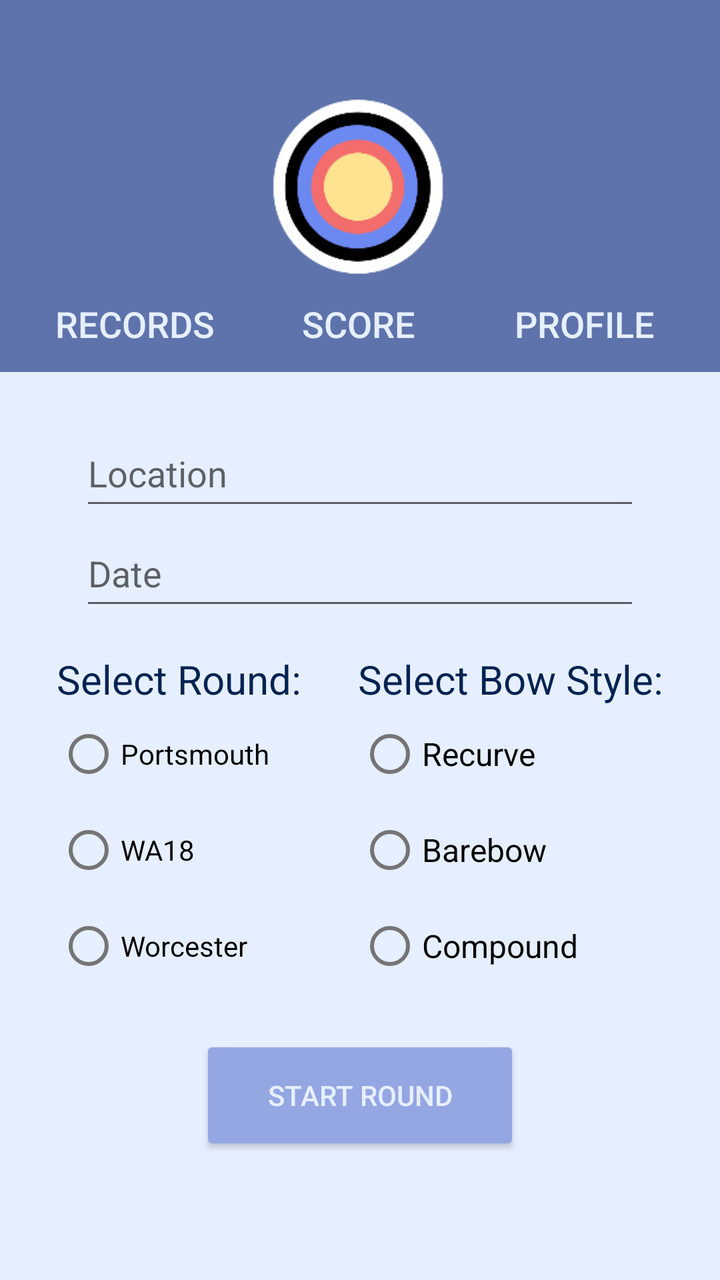
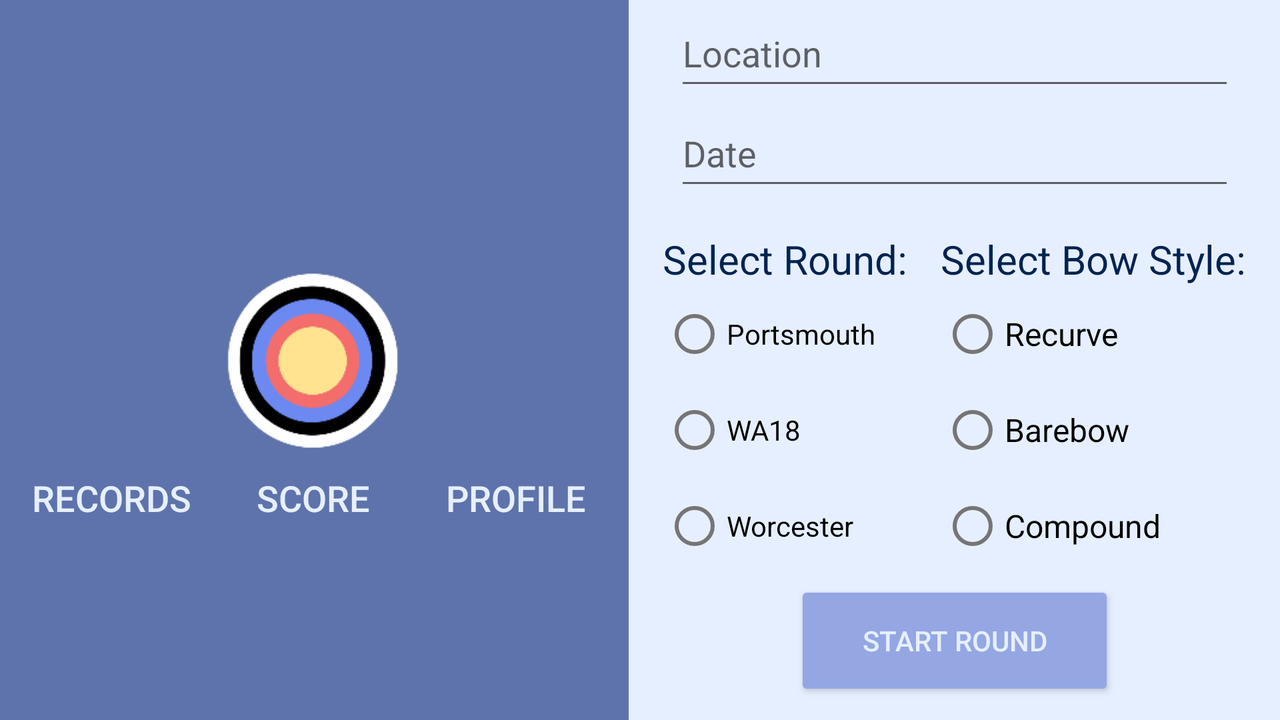

The same Android screen from two of the app's own layout files: first res/layout/ as a phone draws it, then the repository's variant for another configuration, drawn on a device whose configuration selects that folder. Both files follow.
<!-- AndroidManifest.xml: application theme Theme.RecordArcheryScoring -->
<!-- res/layout/activity_round_information.xml -->
<?xml version="1.0" encoding="utf-8"?>
<androidx.constraintlayout.widget.ConstraintLayout xmlns:android="http://schemas.android.com/apk/res/android"
    xmlns:app="http://schemas.android.com/apk/res-auto"
    xmlns:tools="http://schemas.android.com/tools"
    android:id="@+id/roundInfoPage"
    android:layout_width="match_parent"
    android:layout_height="match_parent"
    android:background="@color/background"
    tools:context=".roundInformation">

    <include
        android:id="@+id/include2"
        layout="@layout/activity_navbar"
        android:layout_width="match_parent"
        android:layout_height="wrap_content"
        app:layout_constraintEnd_toEndOf="parent"
        app:layout_constraintStart_toStartOf="parent"
        app:layout_constraintTop_toTopOf="parent" />

    <AutoCompleteTextView
        android:id="@+id/location"
        android:layout_width="280dp"
        android:layout_height="50dp"
        android:layout_marginTop="24dp"

        android:drawableRight="@drawable/location_icon"
        android:ems="10"
        android:hint="@string/location"
        android:inputType="textPersonName"
        app:layout_constraintEnd_toEndOf="parent"
        app:layout_constraintStart_toStartOf="parent"
        app:layout_constraintTop_toBottomOf="@+id/include2" />

    <EditText
        android:id="@+id/date"
        android:layout_width="280dp"
        android:layout_height="50dp"
        android:drawableRight="@drawable/calender_icon"
        android:ems="10"
        android:hint="@string/date"
        android:inputType="date"
        app:layout_constraintEnd_toEndOf="parent"
        app:layout_constraintStart_toStartOf="parent"
        app:layout_constraintTop_toBottomOf="@+id/location" />

    <TextView
        android:id="@+id/roundText"
        android:layout_width="wrap_content"
        android:layout_height="wrap_content"
        android:layout_marginTop="16dp"
        android:text="@string/select_round"
        android:textSize="20dp"
        app:layout_constraintEnd_toStartOf="@+id/bowStyleText"
        app:layout_constraintStart_toStartOf="parent"
        app:layout_constraintTop_toBottomOf="@+id/date" />

    <RadioGroup
        android:id="@+id/roundGroup"
        android:layout_width="wrap_content"
        android:layout_height="wrap_content"
        app:layout_constraintStart_toStartOf="@+id/roundText"
        app:layout_constraintTop_toBottomOf="@+id/roundText">

        <RadioButton
            android:id="@+id/Portsmouth"
            android:layout_width="match_parent"
            android:layout_height="wrap_content"
            android:text="@string/portsmouth" />

        <RadioButton
            android:id="@+id/WA18"
            android:layout_width="match_parent"
            android:layout_height="wrap_content"
            android:text="@string/wa18" />

        <RadioButton
            android:id="@+id/Worcester"
            android:layout_width="match_parent"
            android:layout_height="wrap_content"
            android:text="@string/worcester" />
    </RadioGroup>

    <TextView
        android:id="@+id/bowStyleText"
        android:layout_width="wrap_content"
        android:layout_height="wrap_content"
        android:text="@string/select_bow_style"
        android:textSize="20dp"
        app:layout_constraintEnd_toEndOf="parent"
        app:layout_constraintTop_toTopOf="@+id/roundText"
        app:layout_constraintStart_toEndOf="@+id/roundText"/>

    <RadioGroup
        android:id="@+id/bowStyleGroup"
        android:layout_width="wrap_content"
        android:layout_height="wrap_content"
        app:layout_constraintStart_toStartOf="@+id/bowStyleText"
        app:layout_constraintTop_toBottomOf="@+id/bowStyleText">

        <RadioButton
            android:id="@+id/Recurve"
            android:layout_width="match_parent"
            android:layout_height="wrap_content"
            android:text="@string/recurve"
            android:textSize="16dp" />

        <RadioButton
            android:id="@+id/Barebow"
            android:layout_width="match_parent"
            android:layout_height="wrap_content"
            android:text="@string/barebow"
            android:textSize="16dp" />

        <RadioButton
            android:id="@+id/Compound"
            android:layout_width="match_parent"
            android:layout_height="wrap_content"
            android:text="@string/compound"
            android:textSize="16dp" />
    </RadioGroup>

    <Button
        android:id="@+id/start"
        style="@style/Widget.AppCompat.Button"
        android:layout_width="160dp"
        android:layout_height="60dp"
        android:text="Start Round"
        app:layout_constraintBottom_toBottomOf="parent"
        app:layout_constraintEnd_toEndOf="parent"
        app:layout_constraintStart_toStartOf="parent"
        app:layout_constraintTop_toBottomOf="@+id/bowStyleGroup"
        app:layout_constraintVertical_bias="0.25" />

</androidx.constraintlayout.widget.ConstraintLayout>
<!-- res/layout/activity_navbar.xml (included above) -->
<?xml version="1.0" encoding="utf-8"?>
<androidx.constraintlayout.widget.ConstraintLayout xmlns:android="http://schemas.android.com/apk/res/android"
    xmlns:app="http://schemas.android.com/apk/res-auto"
    xmlns:tools="http://schemas.android.com/tools"
    android:id="@+id/constraintLayout"
    android:layout_width="match_parent"
    android:layout_height="wrap_content"
    android:alpha="1"
    android:background="@color/darker"
    app:cardElevation="12dp"
    app:layout_constraintEnd_toEndOf="parent"
    app:layout_constraintStart_toStartOf="parent"
    app:layout_constraintTop_toTopOf="parent">

    <Button
        android:id="@+id/recordsButton"
        style="@style/Widget.AppCompat.Button.Borderless"
        android:layout_width="wrap_content"
        android:layout_height="wrap_content"
        android:text="@string/records"
        android:textSize="18sp"
        app:layout_constraintEnd_toEndOf="@+id/trophy"
        app:layout_constraintStart_toStartOf="@+id/trophy"
        app:layout_constraintTop_toBottomOf="@+id/trophy" />

    <Button
        android:id="@+id/scoreButton"
        style="@style/Widget.AppCompat.Button.Borderless"
        android:layout_width="wrap_content"
        android:layout_height="wrap_content"
        android:text="@string/score"
        android:textSize="18sp"
        app:layout_constraintEnd_toEndOf="@+id/target"
        app:layout_constraintStart_toStartOf="@+id/target"
        app:layout_constraintTop_toBottomOf="@+id/target" />

    <Button
        android:id="@+id/profileButton"
        style="@style/Widget.AppCompat.Button.Borderless"
        android:layout_width="wrap_content"
        android:layout_height="wrap_content"
        android:text="@string/profile"
        android:textSize="18sp"
        app:layout_constraintEnd_toEndOf="@+id/profile"
        app:layout_constraintStart_toStartOf="@+id/profile"
        app:layout_constraintTop_toBottomOf="@+id/profile" />

    <ImageView
        android:id="@+id/profile"
        android:layout_width="90dp"
        android:layout_height="90dp"
        android:clickable="true"
        app:layout_constraintBottom_toBottomOf="parent"
        app:layout_constraintEnd_toEndOf="parent"
        app:layout_constraintStart_toEndOf="@+id/target"
        app:layout_constraintTop_toTopOf="parent"
        app:srcCompat="@drawable/person_icon"
        app:tint="@color/altWhite" />

    <ImageView
        android:id="@+id/trophy"
        android:layout_width="90dp"
        android:layout_height="90dp"
        android:backgroundTint="#FFFFFF"
        android:clickable="true"
        app:layout_constraintBottom_toBottomOf="parent"
        app:layout_constraintEnd_toStartOf="@+id/target"
        app:layout_constraintStart_toStartOf="parent"
        app:layout_constraintTop_toTopOf="parent"
        app:srcCompat="@drawable/trophy"
        app:tint="@color/altWhite" />

    <ImageView
        android:id="@+id/target"
        android:layout_width="90dp"
        android:layout_height="90dp"
        app:layout_constraintBottom_toBottomOf="parent"
        app:layout_constraintEnd_toEndOf="parent"
        app:layout_constraintHorizontal_bias="0.498"
        app:layout_constraintStart_toStartOf="parent"
        app:layout_constraintTop_toTopOf="parent"
        app:srcCompat="@drawable/target" />
</androidx.constraintlayout.widget.ConstraintLayout>
<!-- resources referenced by this layout -->
<resources>
  <color name="altWhite">#f2f4fa</color>
  <color name="background">#E6EFFF</color>
  <color name="darker">#5E73AB</color>
  <!-- drawable target: png bitmap (drawable, 11701 bytes) -->
  <string name="barebow">Barebow</string>
  <string name="compound">Compound</string>
  <string name="date">Date</string>
  <string name="location">Location</string>
  <string name="portsmouth">Portsmouth</string>
  <string name="profile">Profile</string>
  <string name="records">Records</string>
  <string name="recurve">Recurve</string>
  <string name="score">Score</string>
  <string name="select_bow_style">Select Bow Style:</string>
  <string name="select_round">Select Round:</string>
  <string name="wa18">WA18</string>
  <string name="worcester">Worcester</string>
  <style name="Theme.RecordArcheryScoring" parent="Theme.MaterialComponents.DayNight.DarkActionBar">
          
          <item name="colorPrimary">@color/primary</item>
          <item name="colorPrimaryVariant">@color/darker</item>
          <item name="colorOnPrimary">@color/background</item>
          <item name="android:textColor">@color/altBlack</item>
  
          
          <item name="android:statusBarColor">@color/navy</item>
          
      </style>
  <color name="primary">#94A7E3</color>
  <color name="altBlack">#002351</color>
  <color name="navy">#002A59</color>
</resources>
<!-- res/layout-land/activity_round_information.xml (the repository's variant of the layout above) -->
<!-- drawn on the phone turned sideways -->
<?xml version="1.0" encoding="utf-8"?>
<androidx.constraintlayout.widget.ConstraintLayout xmlns:android="http://schemas.android.com/apk/res/android"
    xmlns:app="http://schemas.android.com/apk/res-auto"
    xmlns:tools="http://schemas.android.com/tools"
    android:id="@+id/roundInfoPage"
    android:layout_width="match_parent"
    android:layout_height="match_parent"
    android:background="@color/background"
    tools:context=".roundInformation">

    <include
        android:id="@+id/include2"
        layout="@layout/activity_navbar"
        android:layout_width="wrap_content"
        android:layout_height="match_parent"
        app:layout_constraintBottom_toBottomOf="parent"
        app:layout_constraintStart_toStartOf="parent"
        app:layout_constraintTop_toTopOf="parent" />

    <AutoCompleteTextView
        android:id="@+id/location"
        android:layout_width="280dp"
        android:layout_height="50dp"

        android:drawableRight="@drawable/location_icon"
        android:ems="10"
        android:hint="@string/location"
        android:inputType="textPersonName"
        app:layout_constraintEnd_toEndOf="parent"
        app:layout_constraintStart_toEndOf="@+id/include2"
        app:layout_constraintTop_toTopOf="parent" />

    <EditText
        android:id="@+id/date"
        android:layout_width="280dp"
        android:layout_height="50dp"
        android:drawableRight="@drawable/calender_icon"
        android:ems="10"
        android:hint="@string/date"
        android:inputType="date"
        app:layout_constraintEnd_toEndOf="parent"
        app:layout_constraintStart_toEndOf="@+id/include2"
        app:layout_constraintTop_toBottomOf="@+id/location" />

    <TextView
        android:id="@+id/roundText"
        android:layout_width="wrap_content"
        android:layout_height="wrap_content"
        android:layout_marginTop="16dp"
        android:text="@string/select_round"
        android:textSize="20dp"
        app:layout_constraintEnd_toStartOf="@+id/bowStyleText"
        app:layout_constraintStart_toEndOf="@+id/include2"
        app:layout_constraintTop_toBottomOf="@+id/date" />

    <RadioGroup
        android:id="@+id/roundGroup"
        android:layout_width="wrap_content"
        android:layout_height="wrap_content"
        app:layout_constraintStart_toStartOf="@+id/roundText"
        app:layout_constraintTop_toBottomOf="@+id/roundText">

        <RadioButton
            android:id="@+id/Portsmouth"
            android:layout_width="match_parent"
            android:layout_height="wrap_content"
            android:text="@string/portsmouth" />

        <RadioButton
            android:id="@+id/WA18"
            android:layout_width="match_parent"
            android:layout_height="wrap_content"
            android:text="@string/wa18" />

        <RadioButton
            android:id="@+id/Worcester"
            android:layout_width="match_parent"
            android:layout_height="wrap_content"
            android:text="@string/worcester" />
    </RadioGroup>

    <TextView
        android:id="@+id/bowStyleText"
        android:layout_width="wrap_content"
        android:layout_height="wrap_content"
        android:text="@string/select_bow_style"
        android:textSize="20dp"
        app:layout_constraintEnd_toEndOf="parent"
        app:layout_constraintStart_toEndOf="@+id/roundText"
        app:layout_constraintTop_toTopOf="@+id/roundText" />

    <RadioGroup
        android:id="@+id/bowStyleGroup"
        android:layout_width="wrap_content"
        android:layout_height="wrap_content"
        app:layout_constraintStart_toStartOf="@+id/bowStyleText"
        app:layout_constraintTop_toBottomOf="@+id/bowStyleText">

        <RadioButton
            android:id="@+id/Recurve"
            android:layout_width="match_parent"
            android:layout_height="wrap_content"
            android:text="@string/recurve"
            android:textSize="16dp" />

        <RadioButton
            android:id="@+id/Barebow"
            android:layout_width="match_parent"
            android:layout_height="wrap_content"
            android:text="@string/barebow"
            android:textSize="16dp" />

        <RadioButton
            android:id="@+id/Compound"
            android:layout_width="match_parent"
            android:layout_height="wrap_content"
            android:text="@string/compound"
            android:textSize="16dp" />
    </RadioGroup>

    <Button
        android:id="@+id/start"
        style="@style/Widget.AppCompat.Button"
        android:layout_width="160dp"
        android:layout_height="60dp"
        android:text="Start Round"
        app:layout_constraintBottom_toBottomOf="parent"
        app:layout_constraintEnd_toEndOf="parent"
        app:layout_constraintStart_toEndOf="@+id/include2"
        app:layout_constraintTop_toBottomOf="@+id/bowStyleGroup"
        app:layout_constraintVertical_bias="0.25" />

</androidx.constraintlayout.widget.ConstraintLayout>
